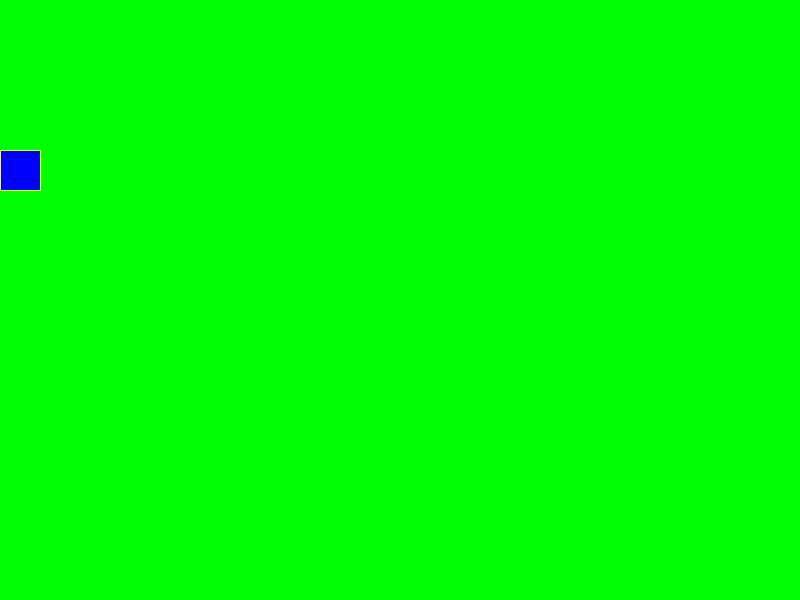
Frame 1 (no input)
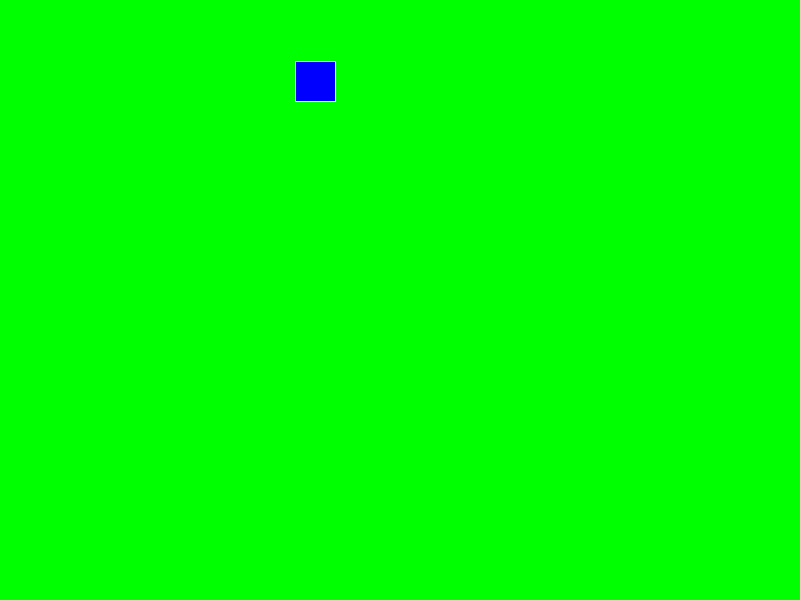
Frame 60 (the mouse pressed at the canvas centre just before this capture)
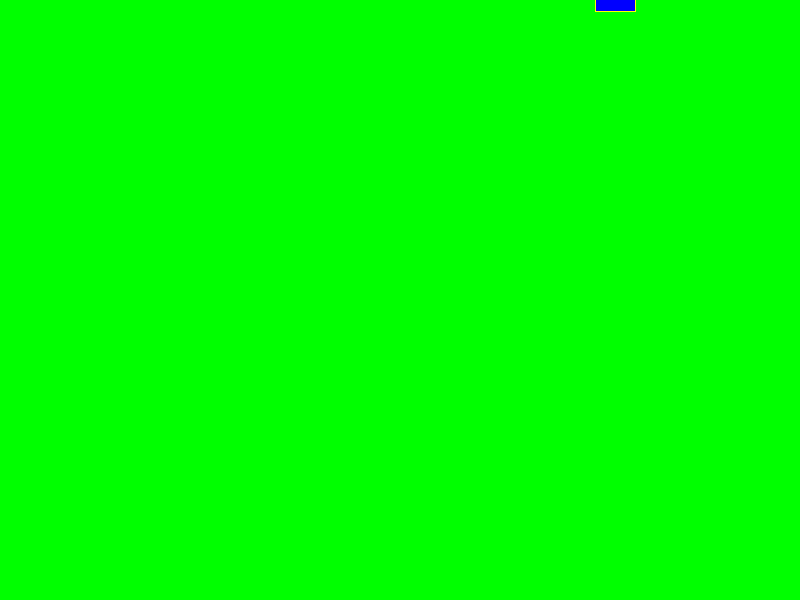
Frame 120 (the mouse held since frame 60 and released just before this capture)

The Processing sketch that drew these frames (run headless with seeded random() and noise(); from frame 60 on, the mouse is pressed at the canvas centre):

// Processing sketch: Basic_Ball_Animation
// ── Basic_Ball_Animation.pde
//GLOBAL VARIABLES
float xBall, yBall;

//MAIN PROGRAM
void setup(){
  size(800,600);
  xBall = 0;
  yBall = height/4;   //Here, height is automatically 
                      //set to 600/2 and width to 800/2
}

//DRAW() GETS CALLED ~30 TIMES PER SECOND AFTER SETUP() FINISHES 
void draw(){
  background(0,255,0);
  
  fill(0,0,255);
  stroke(255,255,0);
  
  rect(xBall, yBall, 40, 40);
  xBall = xBall + 5;
  yBall = yBall -1.5;
}



//OTHER THINGS TO TRY
  //xBall = xBall + (width-xBall)*0.02;
  //xBall += (mouseX-xBall)*0.2;
  //yBall += (mouseY-yBall)*0.2;
